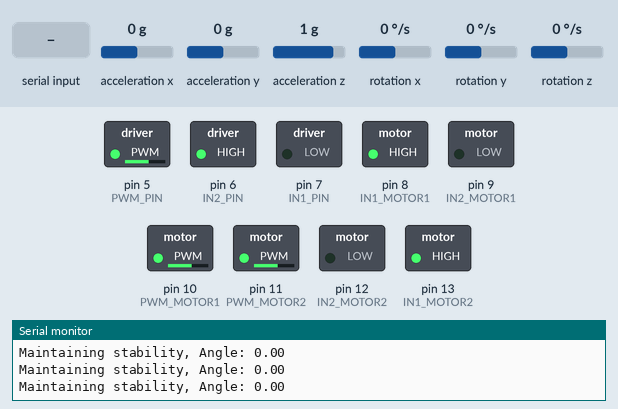
Simulated run of this sketch. Board: Arduino Uno, built with avr-gcc and run on an emulated ATmega328P. Parts: switched loads named in the sketch (green lamp = pin HIGH), the last lines printed to the serial monitor. Inputs (shaded band) come from the test bench; at power-on: acceleration y 0 g, acceleration x 0 g, acceleration z 1 g, rotation x 0 °/s, rotation y 0 °/s, rotation z 0 °/s.

Above: at 2.2 s.
2.3 s: acceleration y set to 1.4 g
At 3.5 s:
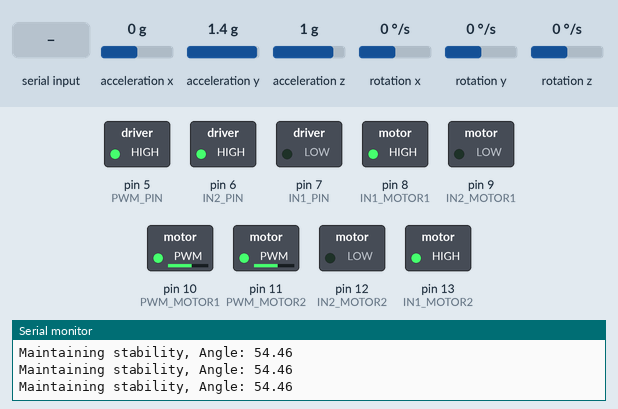
3.8 s: acceleration x set to -1 g
6.8 s: acceleration x set to -1.3 g
At 8.0 s:
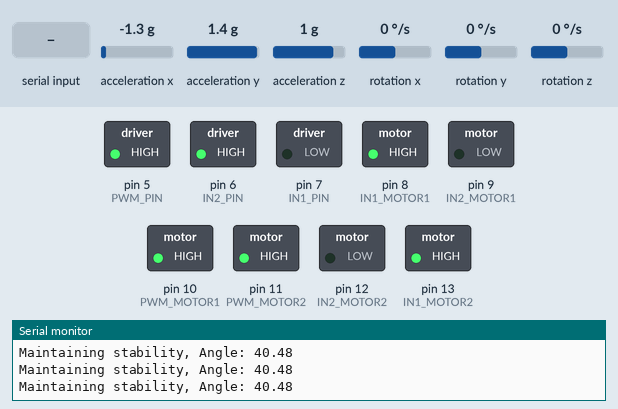
8.3 s: acceleration y set to -1.4 g
At 9.2 s:
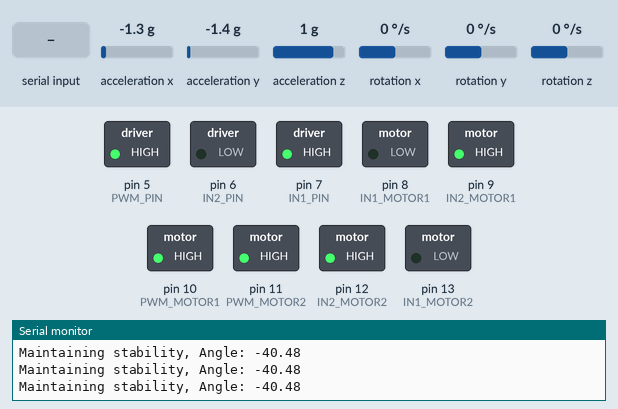
9.8 s: acceleration z set to 0.7 g
At 10.4 s:
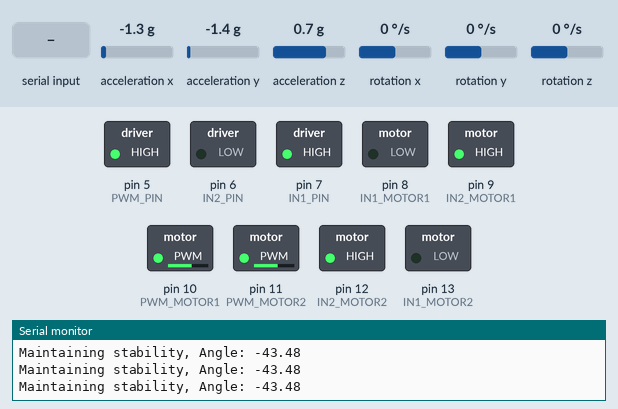
11.3 s: "SHUTDOWN\n" received over Serial
At 11.6 s:
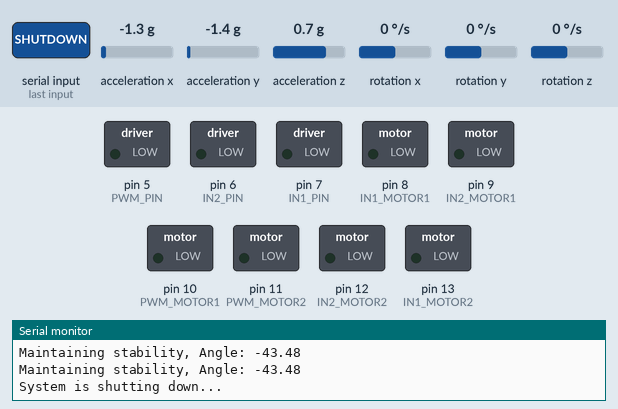
Timing chart, 0 to 13.8 s (numbered marks = the images above; inputs shaded):
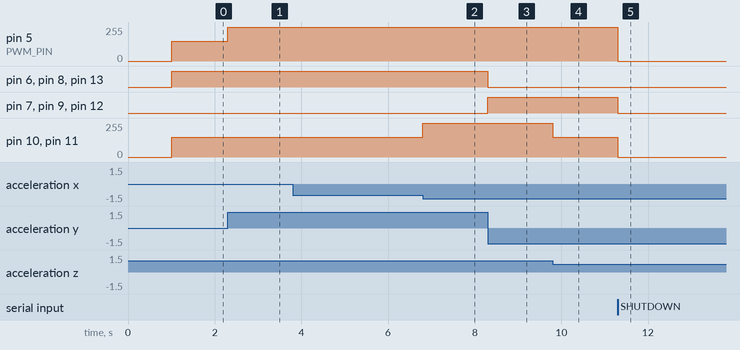

Measured:
- the behaviour switches between -1.1 and -1.2 g on acceleration x (found by bisection; images 1 and 2)
- the behaviour switches between 0.9 and 0.8 g on acceleration z (found by bisection; images 3 and 4)
- after the input at 2.3 s, pin 5 (PWM_PIN): 150/255 → 255/255 at once
- after the input at 6.8 s, pin 10 (PWM_MOTOR1), pin 11 (PWM_MOTOR2): 150/255 → 255/255 at once
- after the input at 8.3 s, pin 6 (IN2_PIN), pin 8 (IN1_MOTOR1), pin 13 (IN1_MOTOR2): HIGH → LOW at once; pin 7 (IN1_PIN), pin 9 (IN2_MOTOR1), pin 12 (IN2_MOTOR2): LOW → HIGH at once
- after the input at 9.8 s, pin 10 (PWM_MOTOR1), pin 11 (PWM_MOTOR2): 255/255 → 150/255 at once
- after the input at 11.3 s, pin 5 (PWM_PIN): 255/255 → 0/255 at once; pin 7 (IN1_PIN), pin 9 (IN2_MOTOR1), pin 12 (IN2_MOTOR2): HIGH → LOW at once; pin 10 (PWM_MOTOR1), pin 11 (PWM_MOTOR2): 150/255 → 0/255 at once

The sketch:

RWP_105.ino
```cpp
#include <Wire.h>
#include <MPU6050_light.h>

MPU6050 mpu(Wire);  // Create an MPU6050 object

// Pin definitions for the motors
const int PWM_PIN = 5;
const int IN1_PIN = 7;
const int IN2_PIN = 6;
const int IN1_MOTOR1 = 8;
const int IN2_MOTOR1 = 9;
const int PWM_MOTOR1 = 10;
const int IN1_MOTOR2 = 13;
const int IN2_MOTOR2 = 12;
const int PWM_MOTOR2 = 11;

// PID controller variables
float Kp_outer = 50.0, Ki_outer = 0.0, Kd_outer = 0.0;
float Kp_inner = 80.0, Ki_inner = 0.0, Kd_inner = 0.0;
float setpoint_angle = 0.0, lastAngleError = 0.0, integral_angle = 0.0;
float lastVelocityError = 0.0, integral_velocity = 0.0;

unsigned long lastTime = 0;
const unsigned long SAMPLE_TIME = 5; // Control loop sample time
bool systemShutDown = false;  // Flag to track if system is shut down

void setup() {
  Serial.begin(115200);         // Initialize serial communication
  Wire.begin();                 // Initialize I2C communication

  // Initialize motor pins
  pinMode(PWM_PIN, OUTPUT);
  pinMode(IN1_PIN, OUTPUT);
  pinMode(IN2_PIN, OUTPUT);
  pinMode(IN1_MOTOR1, OUTPUT);
  pinMode(IN2_MOTOR1, OUTPUT);
  pinMode(PWM_MOTOR1, OUTPUT);
  pinMode(IN1_MOTOR2, OUTPUT);
  pinMode(IN2_MOTOR2, OUTPUT);
  pinMode(PWM_MOTOR2, OUTPUT);

  // Initialize MPU6050 sensor
  byte status = mpu.begin();
  while (status != 0) {  // Check if MPU6050 is connected properly
    Serial.println("MPU6050 initialization failed.");
    delay(1000);
  }
  Serial.println("MPU6050 initialized successfully!");
  mpu.calcOffsets();  // Calibrate MPU6050
  Serial.println("Calibration complete!");
}

void loop() {
  // Check if system is shut down, and stop motors immediately if so
  if (systemShutDown) {
    stopMotors();  // Stop all motors
    Serial.println("System is shutting down...");
    while (true) {
      // Keep the system halted indefinitely
      delay(100);
    }
  }

  // Check for serial input
  if (Serial.available() > 0) {
    String command = Serial.readStringUntil('\n');  // Read incoming command

    if (command == "SHUTDOWN") {
      systemShutDown = true;  // Set shutdown flag to true
    }
  }

  // Continue running the stabilization logic if not shut down
  unsigned long currentTime = millis();
  if (currentTime - lastTime >= SAMPLE_TIME) {
    float deltaTime = (float)(currentTime - lastTime) / 1000.0;
    maintainStability(deltaTime);
    lastTime = currentTime;
  }
}

// Function to maintain stability
void maintainStability(float deltaTime) {
  mpu.update();
  float angle = mpu.getAngleX();  // Get the tilt angle
  Serial.print("Maintaining stability, Angle: ");
  Serial.println(angle);
  float desiredVelocity = calculateOuterPID(angle, deltaTime);
  float bottomMotorOutput = calculateInnerPID(desiredVelocity, deltaTime);
  setMotorSpeed(bottomMotorOutput, desiredVelocity);  // Control motors
}

// Function to stop all motors
void stopMotors() {
  analogWrite(PWM_MOTOR1, 0);
  analogWrite(PWM_MOTOR2, 0);
  analogWrite(PWM_PIN, 0);
  digitalWrite(IN1_MOTOR1, LOW);
  digitalWrite(IN2_MOTOR1, LOW);
  digitalWrite(IN1_MOTOR2, LOW);
  digitalWrite(IN2_MOTOR2, LOW);
  digitalWrite(IN1_PIN, LOW);
  digitalWrite(IN2_PIN, LOW);
}

// Outer PID control (tilt control)
float calculateOuterPID(float angle, float deltaTime) {
  float angleError = setpoint_angle - angle;
  integral_angle += angleError * deltaTime;
  float derivative_angle = (angleError - lastAngleError) / deltaTime;
  float output = Kp_outer * angleError + Ki_outer * integral_angle + Kd_outer * derivative_angle;
  lastAngleError = angleError;
  return output;
}

// Inner PID control (velocity control)
float calculateInnerPID(float desiredVelocity, float deltaTime) {
  float velocityError = desiredVelocity;
  integral_velocity += velocityError * deltaTime;
  float derivative_velocity = (velocityError - lastVelocityError) / deltaTime;
  float output = Kp_inner * velocityError + Ki_inner * integral_velocity + Kd_inner * derivative_velocity;
  lastVelocityError = velocityError;
  return output;
}

// Set motor speeds based on PID output
void setMotorSpeed(float bottomOutput, float reactionOutput) {
  int bottomMotorSpeed = map(abs(bottomOutput), 0, 180, 150, 255);
  bottomMotorSpeed = constrain(bottomMotorSpeed, 150, 255);
  int reactionWheelSpeed = map(abs(reactionOutput), 0, 180, 150, 255);
  reactionWheelSpeed = constrain(reactionWheelSpeed, 150, 255);

  // Control bottom motors (left and right)
  if (bottomOutput > 0) {
    digitalWrite(IN1_MOTOR1, LOW);
    digitalWrite(IN2_MOTOR1, HIGH);
    digitalWrite(IN1_MOTOR2, LOW);
    digitalWrite(IN2_MOTOR2, HIGH);
  } else {
    digitalWrite(IN1_MOTOR1, HIGH);
    digitalWrite(IN2_MOTOR1, LOW);
    digitalWrite(IN1_MOTOR2, HIGH);
    digitalWrite(IN2_MOTOR2, LOW);
  }
  analogWrite(PWM_MOTOR1, bottomMotorSpeed);
  analogWrite(PWM_MOTOR2, bottomMotorSpeed);

  // Control reaction wheel motor
  if (reactionOutput > 0) {
    digitalWrite(IN1_PIN, HIGH);
    digitalWrite(IN2_PIN, LOW);
  } else {
    digitalWrite(IN1_PIN, LOW);
    digitalWrite(IN2_PIN, HIGH);
  }
  analogWrite(PWM_PIN, reactionWheelSpeed);
}
```
